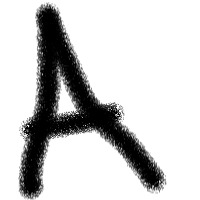
#> input picture Preprocessor/img/A20 - JN JS.jpeg, 200 x 200 px
$ python preproc.py 'img/A20 - JN JS.jpeg'
#> lines starting #> are read from the running program, lines starting #| are printed output that depends on the picture
#!/usr/bin/python3

import os
import sys

import numpy as numpy
import cv2

OUTPUT_FILE = 'blocks_array.txt'

GRID_ROWS = 26
GRID_COLS = 26

def createBlocks(img):
    blocksArray = []

    # Dimensiones de la imagen
    img_height = img.shape[0]
    img_width = img.shape[1]

    # Dimensiones (px) de cada bloque
    grid_height = img_height // GRID_ROWS
    grid_width = img_width // GRID_COLS

    # Contadores de fila
    rowStart = 0
    rowEnd = grid_height

    # Contadores de columna
    colStart = 0
    colEnd = grid_width

    for i in range(GRID_ROWS):
        for j in range(GRID_COLS):
            # Obtiene bloque / submatriz de la imagen
            block = img[rowStart:rowEnd, colStart:colEnd]
            blocksArray.append(block)

            # Incrementa contadores de columna
            colStart += grid_width
            if j == GRID_COLS - 1: # Si es la ultima columna
                colEnd = img_width - 1 # Usa el ancho de la imagen como pixel final
            else:
                colEnd += grid_width

        # Resetea contadores de columna
        colStart = 0
        colEnd = grid_width

        # Incrementa contadores de fila
        rowStart += grid_height
        if i == GRID_ROWS - 1: # Si es la ultima fila
            rowEnd = img_height - 1 # Usa la altura de la imagen como pixel final
        else:
            rowEnd += grid_height


    return blocksArray

def listToFile(_list):
    # Si el archivo ya existe lo borra
    if os.path.exists(OUTPUT_FILE):
        os.remove(OUTPUT_FILE)

    with open(OUTPUT_FILE, 'w') as f:
        for item in _list:
            f.write("%s\n" % item)

        f.write(" ") # Espacio en blanco para delimitar final

def main(argv):
    imagen = cv2.imread(argv[0], 0) # Path en primer argumento, Flag 0 para grayscale
#> imagen is the input picture: shape (200, 200); min 0, max 255, mean 204.2
    imagen = cv2.bitwise_not(imagen) # Invierte los colores de la escala de gris
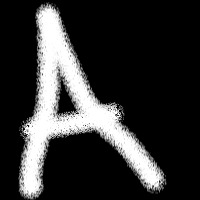
#> imagen: shape (200, 200); min 0, max 255, mean 50.8

    blocks = createBlocks(imagen)
#> after the loop in createBlocks, `for i in range(GRID_ROWS):`: blocksArray = 676 items; rowStart = 182
#> blocks = 676 items
    averages = []

    for block in blocks:
        average = int(round(block.mean()))
        averages.append(average)
#> this loop made 676 passes
#> average on passes 1 to 3: 0, 0, 0
#> after the loop, averages = 676 values, max 255 at index 111, min 0 at index 0, mean 58.42

        # Mostrar una ventana por cada bloque extraido
        #cv2.imshow("Block", block)
        #cv2.waitKey(0)
        #cv2.destroyAllWindows()

    # Escribe la lista a memoria
    listToFile(averages)
#> the loop in listToFile, `for item in _list:` made 676 passes


if __name__ == "__main__":
    main(sys.argv[1:])

$ run again, on Preprocessor/img/A10 - FA CV.PNG
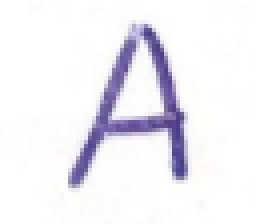
#> input picture Preprocessor/img/A10 - FA CV.PNG, 64 x 56 px (shown 4 times larger)
#> in main, `imagen = cv2.imread(argv[0], 0)`:
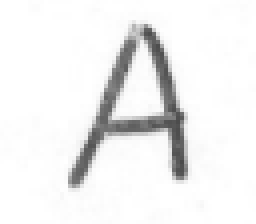
#> imagen: shape (56, 64) (shown 4 times larger); min 74, max 255, mean 239.3
#> in main, `imagen = cv2.bitwise_not(imagen)`:
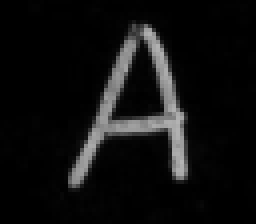
#> imagen: shape (56, 64) (shown 4 times larger); min 0, max 181, mean 15.7
#> after the loop in createBlocks, `for i in range(GRID_ROWS):`: blocksArray = 676 items, first 6: [[0, 0], [0, 0]], [[0, 0], [0, 0]], [[0, 0], [0, 0]], [[0, 2], [0, 2]], [[1, 1], [3, 3]], [[2, 0], [1, 0]]; rowStart = 52
#> blocks has the same summary as blocksArray in createBlocks
#> the loop in main, `for block in blocks:` made 676 passes
#> (block, average) on passes 1 to 3: ([[0, 0], [0, 0]], 0), ([[0, 0], [0, 0]], 0), ([[0, 0], [0, 0]], 0)
#> after the loop in main, `for block in blocks:`: averages = 676 values, max 171 at index 568, min 0 at index 0, mean 20.58
#> the loop in listToFile, `for item in _list:` made 676 passes
#> item on passes 2 to 4: 0, 0, 1

$ run again, on Preprocessor/img/B17 - FA CV.PNG
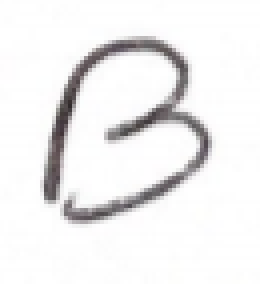
#> input picture Preprocessor/img/B17 - FA CV.PNG, 65 x 71 px (shown 4 times larger)
#> in main, `imagen = cv2.bitwise_not(imagen)`:
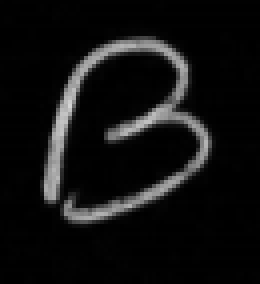
#> imagen: shape (71, 65) (shown 4 times larger); min 0, max 212, mean 16.7
#> after the loop in createBlocks, `for i in range(GRID_ROWS):`: blocksArray = 676 items, first 6: [[2, 1], [1, 1]], [[1, 2], [1, 1]], [[2, 1], [1, 0]], [[1, 1], [0, 0]], [[1, 1], [0, 1]], [[1, 1], [2, 1]]; rowStart = 52
#> blocks has the same summary as blocksArray in createBlocks
#> the loop in main, `for block in blocks:` made 676 passes
#> (block, average) on passes 1 to 3: ([[2, 1], [1, 1]], 1), ([[1, 2], [1, 1]], 1), ([[2, 1], [1, 0]], 1)
#> after the loop in main, `for block in blocks:`: averages = 676 values, max 191 at index 346, min 0 at index 3, mean 25.38
#> the loop in listToFile, `for item in _list:` made 676 passes
#> item on passes 3 to 5: 1, 0, 1

$ run again, on Preprocessor/img/C11 - FA CV.PNG
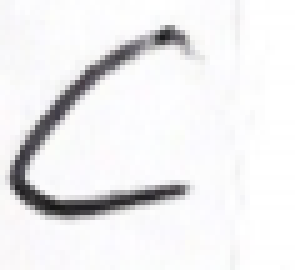
#> input picture Preprocessor/img/C11 - FA CV.PNG, 59 x 54 px (shown 5 times larger)
#> in main, `imagen = cv2.bitwise_not(imagen)`:
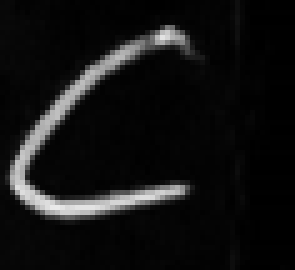
#> imagen: shape (54, 59) (shown 5 times larger); min 0, max 234, mean 18.5
#> after the loop in createBlocks, `for i in range(GRID_ROWS):`: blocksArray = 676 items, first 6: [[7, 8], [8, 8]], [[7, 3], [6, 2]], [[3, 3], [4, 3]], [[3, 4], [4, 5]], [[4, 5], [4, 4]], [[3, 4], [2, 3]]; rowStart = 52
#> blocks has the same summary as blocksArray in createBlocks
#> the loop in main, `for block in blocks:` made 676 passes
#> (block, average) on passes 1 to 3: ([[7, 8], [8, 8]], 8), ([[7, 3], [6, 2]], 4), ([[3, 3], [4, 3]], 3)
#> after the loop in main, `for block in blocks:`: averages = 676 values, max 215 at index 524, min 0 at index 14, mean 21.59
#> the loop in listToFile, `for item in _list:` made 676 passes
#> item on passes 1, 2, 6: 8, 4, 3
